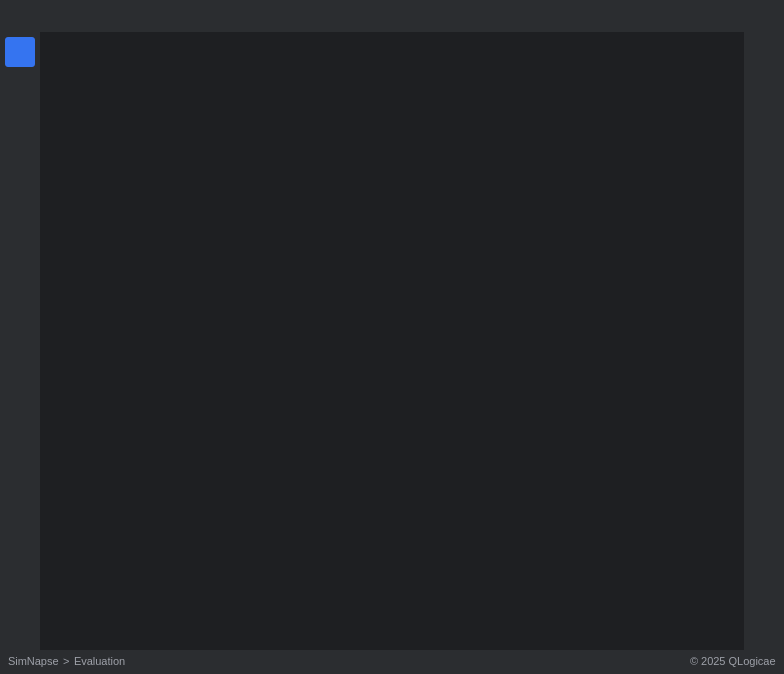
<?xml version="1.0" encoding="UTF-8"?>
<ui version="4.0">
 <class>MainMenuClass</class>
 <widget class="QWidget" name="MainMenuClass">
  <property name="geometry">
   <rect>
    <x>0</x>
    <y>0</y>
    <width>784</width>
    <height>674</height>
   </rect>
  </property>
  <property name="windowTitle">
   <string>MainMenu</string>
  </property>
  <layout class="QVBoxLayout" name="verticalLayout">
   <property name="spacing">
    <number>0</number>
   </property>
   <property name="leftMargin">
    <number>0</number>
   </property>
   <property name="topMargin">
    <number>0</number>
   </property>
   <property name="rightMargin">
    <number>0</number>
   </property>
   <property name="bottomMargin">
    <number>0</number>
   </property>
   <item>
    <widget class="QWidget" name="horizontalWidget" native="true">
     <property name="minimumSize">
      <size>
       <width>0</width>
       <height>32</height>
      </size>
     </property>
     <property name="maximumSize">
      <size>
       <width>16777215</width>
       <height>32</height>
      </size>
     </property>
     <property name="autoFillBackground">
      <bool>false</bool>
     </property>
     <property name="styleSheet">
      <string notr="true">background-color: #2B2D30</string>
     </property>
     <layout class="QHBoxLayout" name="horizontalLayout">
      <property name="spacing">
       <number>0</number>
      </property>
      <property name="leftMargin">
       <number>0</number>
      </property>
      <property name="topMargin">
       <number>0</number>
      </property>
      <property name="rightMargin">
       <number>0</number>
      </property>
      <property name="bottomMargin">
       <number>0</number>
      </property>
      <item>
       <widget class="QWidget" name="horizontalWidget_2" native="true">
        <layout class="QHBoxLayout" name="horizontalLayout_4" stretch="0,0,0">
         <property name="spacing">
          <number>0</number>
         </property>
         <property name="leftMargin">
          <number>8</number>
         </property>
         <property name="topMargin">
          <number>0</number>
         </property>
         <property name="rightMargin">
          <number>8</number>
         </property>
         <property name="bottomMargin">
          <number>0</number>
         </property>
         <item>
          <widget class="QLabel" name="icon">
           <property name="minimumSize">
            <size>
             <width>0</width>
             <height>0</height>
            </size>
           </property>
           <property name="maximumSize">
            <size>
             <width>24</width>
             <height>24</height>
            </size>
           </property>
           <property name="autoFillBackground">
            <bool>false</bool>
           </property>
           <property name="styleSheet">
            <string notr="true"/>
           </property>
           <property name="text">
            <string/>
           </property>
           <property name="pixmap">
            <pixmap resource="application.qrc">:/qlogicae/qlogicae/application/assets/application.png</pixmap>
           </property>
           <property name="scaledContents">
            <bool>true</bool>
           </property>
           <property name="alignment">
            <set>Qt::AlignmentFlag::AlignLeading|Qt::AlignmentFlag::AlignLeft|Qt::AlignmentFlag::AlignVCenter</set>
           </property>
          </widget>
         </item>
         <item>
          <spacer name="horizontalSpacer">
           <property name="orientation">
            <enum>Qt::Orientation::Horizontal</enum>
           </property>
           <property name="sizeHint" stdset="0">
            <size>
             <width>40</width>
             <height>20</height>
            </size>
           </property>
          </spacer>
         </item>
         <item alignment="Qt::AlignmentFlag::AlignRight|Qt::AlignmentFlag::AlignTop">
          <widget class="QWidget" name="horizontalWidget_3" native="true">
           <layout class="QHBoxLayout" name="horizontalLayout_8">
            <property name="spacing">
             <number>0</number>
            </property>
            <property name="leftMargin">
             <number>0</number>
            </property>
            <property name="topMargin">
             <number>0</number>
            </property>
            <property name="rightMargin">
             <number>0</number>
            </property>
            <property name="bottomMargin">
             <number>0</number>
            </property>
           </layout>
          </widget>
         </item>
        </layout>
       </widget>
      </item>
     </layout>
    </widget>
   </item>
   <item>
    <widget class="QWidget" name="horizontalWidget_8" native="true">
     <property name="autoFillBackground">
      <bool>false</bool>
     </property>
     <property name="styleSheet">
      <string notr="true">background-color: #1E1F22</string>
     </property>
     <layout class="QHBoxLayout" name="horizontalLayout_2">
      <property name="spacing">
       <number>0</number>
      </property>
      <property name="leftMargin">
       <number>0</number>
      </property>
      <property name="topMargin">
       <number>0</number>
      </property>
      <property name="rightMargin">
       <number>0</number>
      </property>
      <property name="bottomMargin">
       <number>0</number>
      </property>
      <item>
       <widget class="QWidget" name="horizontalWidget_9" native="true">
        <property name="maximumSize">
         <size>
          <width>40</width>
          <height>16777215</height>
         </size>
        </property>
        <property name="autoFillBackground">
         <bool>false</bool>
        </property>
        <property name="styleSheet">
         <string notr="true">background-color: #2B2D30</string>
        </property>
        <layout class="QVBoxLayout" name="verticalLayout_8">
         <property name="spacing">
          <number>0</number>
         </property>
         <property name="leftMargin">
          <number>0</number>
         </property>
         <property name="topMargin">
          <number>0</number>
         </property>
         <property name="rightMargin">
          <number>0</number>
         </property>
         <property name="bottomMargin">
          <number>0</number>
         </property>
         <item alignment="Qt::AlignmentFlag::AlignHCenter|Qt::AlignmentFlag::AlignTop">
          <widget class="QWidget" name="verticalWidget" native="true">
           <property name="minimumSize">
            <size>
             <width>40</width>
             <height>0</height>
            </size>
           </property>
           <property name="maximumSize">
            <size>
             <width>16777215</width>
             <height>16777215</height>
            </size>
           </property>
           <layout class="QVBoxLayout" name="verticalLayout_4">
            <property name="spacing">
             <number>8</number>
            </property>
            <property name="leftMargin">
             <number>0</number>
            </property>
            <property name="topMargin">
             <number>4</number>
            </property>
            <property name="rightMargin">
             <number>0</number>
            </property>
            <property name="bottomMargin">
             <number>0</number>
            </property>
            <item alignment="Qt::AlignmentFlag::AlignHCenter">
             <widget class="QPushButton" name="pushButton_8">
              <property name="minimumSize">
               <size>
                <width>32</width>
                <height>32</height>
               </size>
              </property>
              <property name="maximumSize">
               <size>
                <width>32</width>
                <height>32</height>
               </size>
              </property>
              <property name="font">
               <font>
                <pointsize>8</pointsize>
               </font>
              </property>
              <property name="styleSheet">
               <string notr="true">QPushButton {
	background: #3574F0;
	border: 2px solid transparent;
	border-radius: 4px;
}

QPushButton:hover {
	background: #366ACF;
}

QPushButton:pressed {
	background: #375FAD;
}

</string>
              </property>
              <property name="text">
               <string/>
              </property>
              <property name="icon">
               <iconset resource="application.qrc">
                <normaloff>:/qlogicae/qlogicae/application/assets/icons/aiAssistantToolWindow_dark.png</normaloff>:/qlogicae/qlogicae/application/assets/icons/aiAssistantToolWindow_dark.png</iconset>
              </property>
              <property name="iconSize">
               <size>
                <width>32</width>
                <height>32</height>
               </size>
              </property>
              <property name="autoDefault">
               <bool>false</bool>
              </property>
              <property name="default">
               <bool>false</bool>
              </property>
              <property name="flat">
               <bool>false</bool>
              </property>
             </widget>
            </item>
            <item alignment="Qt::AlignmentFlag::AlignHCenter">
             <widget class="QPushButton" name="pushButton_7">
              <property name="minimumSize">
               <size>
                <width>32</width>
                <height>32</height>
               </size>
              </property>
              <property name="maximumSize">
               <size>
                <width>32</width>
                <height>32</height>
               </size>
              </property>
              <property name="font">
               <font>
                <pointsize>8</pointsize>
               </font>
              </property>
              <property name="styleSheet">
               <string notr="true">QPushButton {
	background: #2B2D30;
	border-radius: 4px;
}

QPushButton:hover {
	background: #4E5157;
}

QPushButton:pressed {
	background: #2B2D30;
}

</string>
              </property>
              <property name="text">
               <string/>
              </property>
              <property name="icon">
               <iconset resource="application.qrc">
                <normaloff>:/qlogicae/qlogicae/application/assets/icons/settings_dark.png</normaloff>:/qlogicae/qlogicae/application/assets/icons/settings_dark.png</iconset>
              </property>
              <property name="iconSize">
               <size>
                <width>32</width>
                <height>32</height>
               </size>
              </property>
              <property name="autoDefault">
               <bool>false</bool>
              </property>
              <property name="default">
               <bool>false</bool>
              </property>
              <property name="flat">
               <bool>false</bool>
              </property>
             </widget>
            </item>
            <item alignment="Qt::AlignmentFlag::AlignHCenter">
             <widget class="QPushButton" name="pushButton_4">
              <property name="minimumSize">
               <size>
                <width>32</width>
                <height>32</height>
               </size>
              </property>
              <property name="maximumSize">
               <size>
                <width>32</width>
                <height>32</height>
               </size>
              </property>
              <property name="font">
               <font>
                <pointsize>8</pointsize>
               </font>
              </property>
              <property name="styleSheet">
               <string notr="true">QPushButton {
	background: #2B2D30;
	border-radius: 4px;
}

QPushButton:hover {
	background: #4E5157;
}

QPushButton:pressed {
	background: #2B2D30;
}

</string>
              </property>
              <property name="text">
               <string/>
              </property>
              <property name="icon">
               <iconset resource="application.qrc">
                <normaloff>:/qlogicae/qlogicae/application/assets/icons/errorOutline_dark.png</normaloff>:/qlogicae/qlogicae/application/assets/icons/errorOutline_dark.png</iconset>
              </property>
              <property name="iconSize">
               <size>
                <width>32</width>
                <height>32</height>
               </size>
              </property>
              <property name="autoDefault">
               <bool>false</bool>
              </property>
              <property name="default">
               <bool>false</bool>
              </property>
              <property name="flat">
               <bool>false</bool>
              </property>
             </widget>
            </item>
           </layout>
          </widget>
         </item>
        </layout>
       </widget>
      </item>
      <item>
       <widget class="QWidget" name="horizontalWidget_10" native="true">
        <property name="sizePolicy">
         <sizepolicy hsizetype="Expanding" vsizetype="Expanding">
          <horstretch>0</horstretch>
          <verstretch>0</verstretch>
         </sizepolicy>
        </property>
        <property name="autoFillBackground">
         <bool>false</bool>
        </property>
        <property name="styleSheet">
         <string notr="true">background-color: #1E1F22</string>
        </property>
        <layout class="QVBoxLayout" name="verticalLayout_2">
         <property name="spacing">
          <number>0</number>
         </property>
         <property name="leftMargin">
          <number>0</number>
         </property>
         <property name="topMargin">
          <number>0</number>
         </property>
         <property name="rightMargin">
          <number>0</number>
         </property>
         <property name="bottomMargin">
          <number>24</number>
         </property>
         <item>
          <widget class="QStackedWidget" name="stackedWidget">
           <property name="sizePolicy">
            <sizepolicy hsizetype="Expanding" vsizetype="Expanding">
             <horstretch>0</horstretch>
             <verstretch>0</verstretch>
            </sizepolicy>
           </property>
           <property name="minimumSize">
            <size>
             <width>0</width>
             <height>0</height>
            </size>
           </property>
           <property name="maximumSize">
            <size>
             <width>16777215</width>
             <height>16777215</height>
            </size>
           </property>
           <property name="autoFillBackground">
            <bool>false</bool>
           </property>
           <property name="frameShape">
            <enum>QFrame::Shape::NoFrame</enum>
           </property>
           <property name="currentIndex">
            <number>1</number>
           </property>
           <widget class="QWidget" name="page"/>
           <widget class="QWidget" name="page_2"/>
           <widget class="QWidget" name="page_3"/>
           <widget class="QWidget" name="page_4"/>
          </widget>
         </item>
        </layout>
       </widget>
      </item>
      <item>
       <widget class="QWidget" name="horizontalWidget_11" native="true">
        <property name="minimumSize">
         <size>
          <width>40</width>
          <height>0</height>
         </size>
        </property>
        <property name="maximumSize">
         <size>
          <width>40</width>
          <height>16777215</height>
         </size>
        </property>
        <property name="autoFillBackground">
         <bool>false</bool>
        </property>
        <property name="styleSheet">
         <string notr="true">background-color: #2B2D30</string>
        </property>
       </widget>
      </item>
     </layout>
    </widget>
   </item>
   <item>
    <widget class="QWidget" name="horizontalWidget_6" native="true">
     <property name="minimumSize">
      <size>
       <width>0</width>
       <height>24</height>
      </size>
     </property>
     <property name="maximumSize">
      <size>
       <width>16777215</width>
       <height>24</height>
      </size>
     </property>
     <property name="autoFillBackground">
      <bool>false</bool>
     </property>
     <property name="styleSheet">
      <string notr="true">background-color: #2B2D30</string>
     </property>
     <layout class="QHBoxLayout" name="horizontalLayout_3">
      <property name="spacing">
       <number>0</number>
      </property>
      <property name="leftMargin">
       <number>0</number>
      </property>
      <property name="topMargin">
       <number>0</number>
      </property>
      <property name="rightMargin">
       <number>0</number>
      </property>
      <property name="bottomMargin">
       <number>0</number>
      </property>
      <item>
       <widget class="QWidget" name="horizontalWidget_4" native="true">
        <property name="autoFillBackground">
         <bool>false</bool>
        </property>
        <layout class="QHBoxLayout" name="horizontalLayout_5">
         <property name="spacing">
          <number>0</number>
         </property>
         <property name="leftMargin">
          <number>0</number>
         </property>
         <property name="topMargin">
          <number>0</number>
         </property>
         <property name="rightMargin">
          <number>0</number>
         </property>
         <property name="bottomMargin">
          <number>0</number>
         </property>
         <item alignment="Qt::AlignmentFlag::AlignLeft">
          <widget class="QWidget" name="horizontalWidget_5" native="true">
           <layout class="QHBoxLayout" name="horizontalLayout_6">
            <property name="spacing">
             <number>4</number>
            </property>
            <property name="leftMargin">
             <number>8</number>
            </property>
            <property name="topMargin">
             <number>0</number>
            </property>
            <property name="rightMargin">
             <number>0</number>
            </property>
            <property name="bottomMargin">
             <number>2</number>
            </property>
            <item>
             <widget class="QLabel" name="label">
              <property name="maximumSize">
               <size>
                <width>16777215</width>
                <height>16777215</height>
               </size>
              </property>
              <property name="font">
               <font>
                <pointsize>8</pointsize>
               </font>
              </property>
              <property name="styleSheet">
               <string notr="true">color: #9DA0A8</string>
              </property>
              <property name="text">
               <string>SimNapse</string>
              </property>
             </widget>
            </item>
            <item>
             <widget class="QLabel" name="label_3">
              <property name="maximumSize">
               <size>
                <width>16777215</width>
                <height>16777215</height>
               </size>
              </property>
              <property name="font">
               <font>
                <pointsize>8</pointsize>
               </font>
              </property>
              <property name="styleSheet">
               <string notr="true">color: #9DA0A8</string>
              </property>
              <property name="text">
               <string>&gt;</string>
              </property>
             </widget>
            </item>
            <item>
             <widget class="QLabel" name="label_2">
              <property name="maximumSize">
               <size>
                <width>16777215</width>
                <height>16777215</height>
               </size>
              </property>
              <property name="font">
               <font>
                <pointsize>8</pointsize>
               </font>
              </property>
              <property name="autoFillBackground">
               <bool>false</bool>
              </property>
              <property name="styleSheet">
               <string notr="true">color: #9DA0A8</string>
              </property>
              <property name="text">
               <string>Evaluation</string>
              </property>
             </widget>
            </item>
           </layout>
          </widget>
         </item>
         <item alignment="Qt::AlignmentFlag::AlignRight">
          <widget class="QWidget" name="horizontalWidget_7" native="true">
           <layout class="QHBoxLayout" name="horizontalLayout_7">
            <property name="spacing">
             <number>4</number>
            </property>
            <property name="leftMargin">
             <number>0</number>
            </property>
            <property name="topMargin">
             <number>0</number>
            </property>
            <property name="rightMargin">
             <number>8</number>
            </property>
            <property name="bottomMargin">
             <number>2</number>
            </property>
            <item>
             <widget class="QLabel" name="label_4">
              <property name="maximumSize">
               <size>
                <width>16777215</width>
                <height>16777215</height>
               </size>
              </property>
              <property name="font">
               <font>
                <pointsize>8</pointsize>
               </font>
              </property>
              <property name="styleSheet">
               <string notr="true">color: #9DA0A8</string>
              </property>
              <property name="text">
               <string>© 2025 QLogicae</string>
              </property>
             </widget>
            </item>
           </layout>
          </widget>
         </item>
        </layout>
       </widget>
      </item>
     </layout>
    </widget>
   </item>
  </layout>
 </widget>
 <layoutdefault spacing="6" margin="11"/>
 <resources>
  <include location="application.qrc"/>
 </resources>
 <connections/>
</ui>
